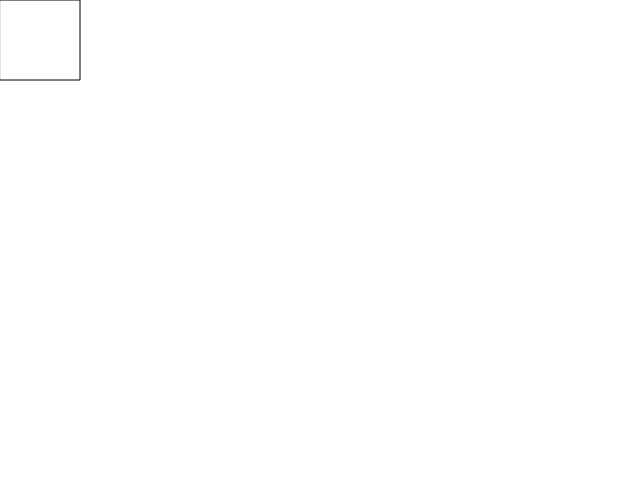
Frame 1 (no input)
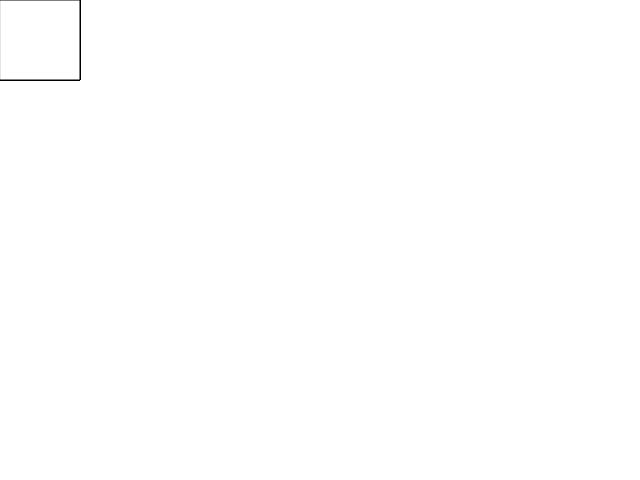
Frame 60 (no input)
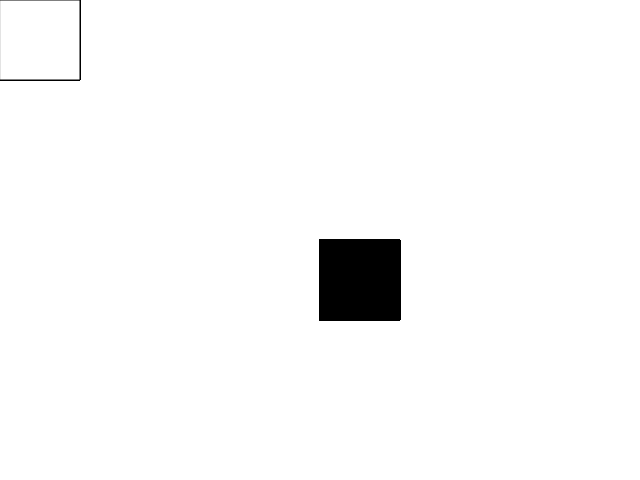
Frame 120 (the mouse pressed at the canvas centre since frame 60)

The p5.js sketch that drew these frames (run headless with seeded random() and noise() and a simulated clock; from frame 60 on, the mouse is pressed at the canvas centre):

// p5.js sketch
// ── sketch.js
function setup() {
  createCanvas(640, 480);
}

function draw() {
  if (mouseIsPressed) {
    fill(0);
  } else {
    fill(255);
  }
  rect(mouseX, mouseY, 80, 80);
}
